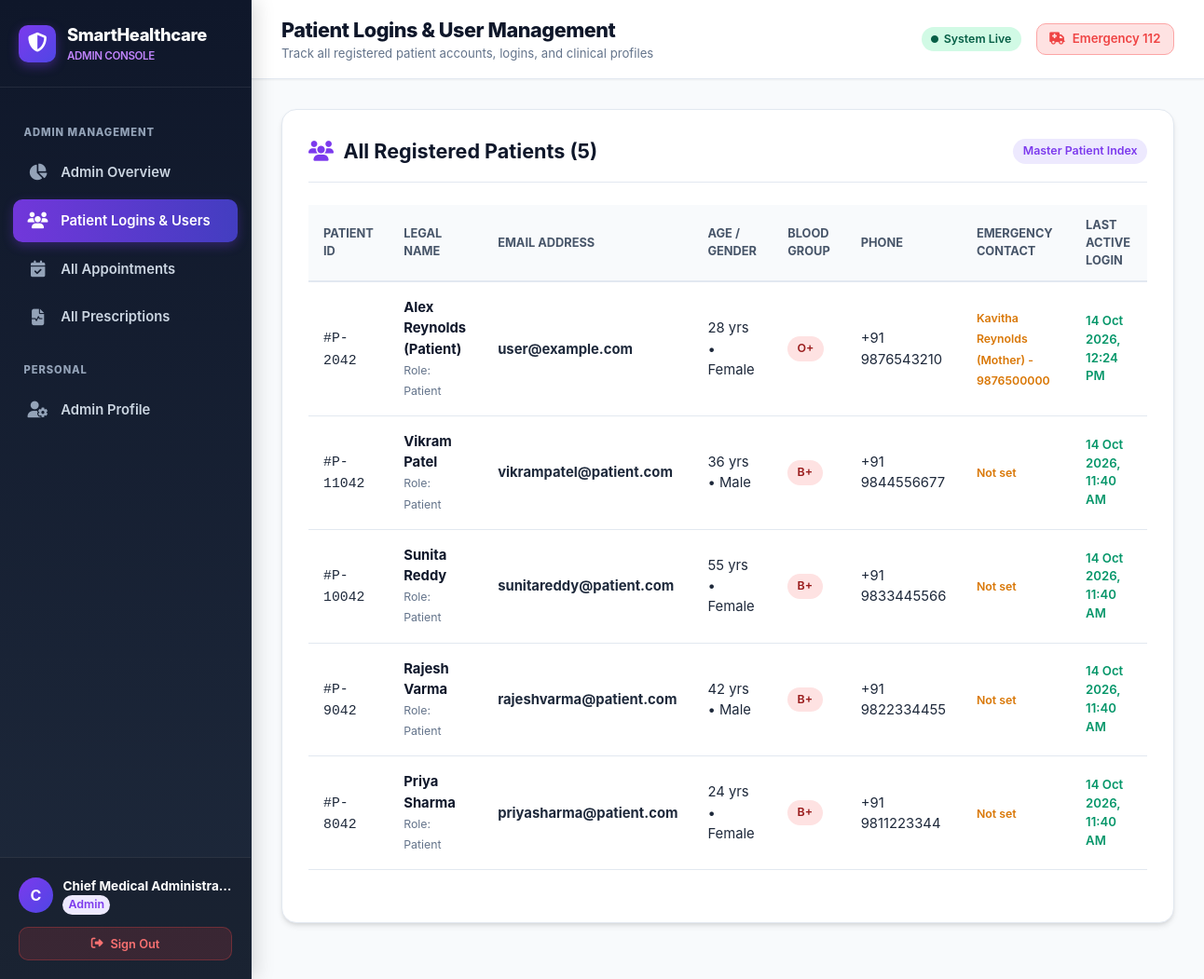
Page /admin/users (signed in) on the committed database.
### models_db.py (models this page shows, shortened)
class User(db.Model):
    __tablename__ = 'users'
    id = db.Column(db.Integer, primary_key=True)
    email = db.Column(db.String(120), unique=True, nullable=False, index=True)
    password_hash = db.Column(db.String(256), nullable=False)
    role = db.Column(db.String(20), default="patient")  # 'patient' or 'admin'
    full_name = db.Column(db.String(100), default="Patient")
    phone = db.Column(db.String(25), default="")
    age = db.Column(db.Integer, default=28)
    gender = db.Column(db.String(20), default="Not specified")
    blood_group = db.Column(db.String(10), default="O+")
    address = db.Column(db.Text, default="")
    emergency_contact = db.Column(db.String(100), default="")
    medical_history = db.Column(db.Text, default="No known chronic allergies")
    specialization = db.Column(db.String(120), default="")
    hospital = db.Column(db.String(150), default="")
    qualifications = db.Column(db.String(150), default="")
    consultation_fee = db.Column(db.String(50), default="")
    created_at = db.Column(db.DateTime, default=datetime.utcnow)
    last_login = db.Column(db.DateTime, default=datetime.utcnow)
    prescriptions = db.relationship('PrescriptionRecord', backref='user', lazy='dynamic', cascade='all, delete-orphan')
    appointments = db.relationship('Appointment', backref='user', lazy='dynamic', cascade='all, delete-orphan')
    @property
    def is_admin(self):
        return self.role == "admin"

### app.py (the view)
@app.route('/admin/users')
@admin_required
def admin_users():
    users = User.query.filter_by(role='patient').order_by(User.last_login.desc()).all()
    return render_template('admin_users.html', users=users)

### app.py (called while the page is built)
@app.context_processor
def inject_user():
    current_user = None
    if 'user_id' in session:
        current_user = User.query.get(session['user_id'])
    return dict(current_user=current_user)

def admin_required(func):
    @wraps(func)
    def wrapper(*args, **kwargs):
        if 'user_id' not in session:
            flash("Please sign in with administrator credentials.", "warning")
            return redirect(url_for('login'))
        user = User.query.get(session['user_id'])
        if not user or not user.is_admin:
            flash("Access denied: Administrator privileges required.", "danger")
            return redirect(url_for('dashboard'))
        return func(*args, **kwargs)
    return wrapper

### templates/admin_users.html (shortened to what this page needs)
{% extends "base.html" %}
{% block header_title %}Patient Logins & User Management{% endblock %}
{% block header_subtitle %}Track all registered patient accounts, logins, and clinical profiles{% endblock %}
{% block content %}
<div class="card">
    <div class="card-header">
        <h3 class="card-title">
            <i class="fa-solid fa-users" style="color: #7c3aed;"></i> All Registered Patients ({{ users|length }})
        </h3>
        <span class="badge badge-admin">Master Patient Index</span>
    </div>
    <div class="table-responsive">
        <table class="rx-med-table">
            <thead>
                <tr>
                    <th>Patient ID</th>
                    <th>Legal Name</th>
                    <th>Email Address</th>
                    <th>Age / Gender</th>
                    <th>Blood Group</th>
                    <th>Phone</th>
                    <th>Emergency Contact</th>
                    <th>Last Active Login</th>
                </tr>
            </thead>
            <tbody>
                {% for u in users %}
                <tr>
                    <td><code>#P-{{ u.id * 1000 + 42 }}</code></td>
                    <td>
                        <div style="font-weight: 700; color: #0f172a;">{{ u.full_name }}</div>
                        <small style="color: #64748b;">Role: {{ u.role|title }}</small>
                    </td>
                    <td><b>{{ u.email }}</b></td>
                    <td>{{ u.age }} yrs • {{ u.gender }}</td>
                    <td>
                        <span class="badge badge-danger">{{ u.blood_group or 'O+' }}</span>
                    </td>
                    <td>{{ u.phone or 'Not provided' }}</td>
                    <td>
                        <small style="color: #d97706; font-weight: 600;">{{ u.emergency_contact or 'Not set' }}</small>
                    </td>
                    <td>
                        <div style="font-size: 0.825rem; font-weight: 600; color: #059669;">
                            {{ u.last_login.strftime('%d %b %Y, %I:%M %p') if u.last_login else 'Active' }}
                        </div>
                    </td>
                </tr>
                {% endfor %}
            </tbody>
        </table>
    </div>
</div>
{% endblock %}

### templates/base.html (shortened to what this page needs)
<!DOCTYPE html>
<html lang="en">
<head>
    <link rel="stylesheet" href="{{ url_for('static', filename='style.css') }}">
    <link rel="stylesheet" href="https://cdnjs.cloudflare.com/ajax/libs/font-awesome/6.4.0/css/all.min.css">
</head>
<body>
<div class="app-wrapper">
    <aside class="left-sidebar">
        <div class="sidebar-header">
            <a href="{% if current_user and current_user.is_admin %}{{ url_for('admin_dashboard') }}{% elif current_user and current_user.is_doctor %}{{ url_for('doctor_dashboard') }}{% else %}{{ url_for('dashboard') }}{% endif %}" class="sidebar-brand">
                <div class="sidebar-icon {% if current_user and current_user.is_admin %}admin-icon{% elif current_user and current_user.is_doctor %}doctor-icon{% endif %}">
                    <i class="fa-solid {% if current_user and current_user.is_admin %}fa-shield-halved{% elif current_user and current_user.is_doctor %}fa-user-doctor{% else %}fa-notes-medical{% endif %}"></i>
                </div>
                <div>
                    <div>SmartHealthcare</div>
                    <div style="font-size: 0.725rem; font-weight: 600; color: {% if current_user and current_user.is_admin %}#c084fc{% elif current_user and current_user.is_doctor %}#22d3ee{% else %}#38bdf8{% endif %};">
                        {% if current_user and current_user.is_admin %}ADMIN CONSOLE{% elif current_user and current_user.is_doctor %}DOCTOR PORTAL{% else %}PATIENT PORTAL{% endif %}
                    </div>
                </div>
            </a>
        </div>
        <div class="sidebar-nav">
            {% if current_user and current_user.is_admin %}
                <div class="sidebar-section-title">Admin Management</div>
                <a href="{{ url_for('admin_dashboard') }}" class="sidebar-item admin-item {% if request.endpoint == 'admin_dashboard' %}active{% endif %}">
                    <i class="fa-solid fa-chart-pie"></i>
                    <span>Admin Overview</span>
                </a>
                <a href="{{ url_for('admin_users') }}" class="sidebar-item admin-item {% if request.endpoint == 'admin_users' %}active{% endif %}">
                    <i class="fa-solid fa-users"></i>
                    <span>Patient Logins & Users</span>
                </a>
                <a href="{{ url_for('admin_appointments') }}" class="sidebar-item admin-item {% if request.endpoint == 'admin_appointments' %}active{% endif %}">
                    <i class="fa-solid fa-calendar-check"></i>
                    <span>All Appointments</span>
                </a>
                <a href="{{ url_for('admin_prescriptions') }}" class="sidebar-item admin-item {% if request.endpoint == 'admin_prescriptions' %}active{% endif %}">
                    <i class="fa-solid fa-file-waveform"></i>
                    <span>All Prescriptions</span>
                </a>
                <div class="sidebar-section-title">Personal</div>
                <a href="{{ url_for('profile') }}" class="sidebar-item {% if request.endpoint == 'profile' %}active{% endif %}">
                    <i class="fa-solid fa-user-gear"></i>
                    <span>Admin Profile</span>
                </a>
            {% endif %}
        </div>
        {% if current_user %}
        <div class="sidebar-footer">
            <div class="sidebar-user-card">
                <div style="display: flex; align-items: center; gap: 0.65rem; min-width: 0;">
                    <div class="sidebar-avatar {% if current_user.is_admin %}admin-avatar{% elif current_user.is_doctor %}doctor-avatar{% endif %}">
                        {{ current_user.full_name[0] if current_user.full_name else 'U' }}
                    </div>
                    <div style="min-width: 0;">
                        <div style="font-size: 0.85rem; font-weight: 700; color: white; white-space: nowrap; overflow: hidden; text-overflow: ellipsis;">
                            {{ current_user.full_name }}
                        </div>
                        <div style="font-size: 0.725rem; color: #94a3b8;">
                            {% if current_user.is_admin %}
                                <span class="badge badge-admin" style="padding: 1px 6px;">Admin</span>
                            {% elif current_user.is_doctor %}
                                <span class="badge badge-doctor" style="padding: 1px 6px;">Doctor</span>
                            {% else %}
                                <span class="badge badge-primary" style="padding: 1px 6px;">{{ current_user.blood_group or 'O+' }}</span>
                            {% endif %}
                        </div>
                    </div>
                </div>
            </div>
            <a href="{{ url_for('logout') }}" class="btn btn-outline" style="width: 100%; padding: 0.45rem; font-size: 0.8rem; background: rgba(239, 68, 68, 0.15); color: #f87171; border-color: rgba(239, 68, 68, 0.3);">
                <i class="fa-solid fa-right-from-bracket"></i> Sign Out
            </a>
        </div>
        {% endif %}
    </aside>
    <div class="app-main">
        <header class="top-header">
            <div class="header-left">
                <h1>{% block header_title %}Smart Healthcare Platform{% endblock %}</h1>
                <p>{% block header_subtitle %}AI Diagnosis, Doctor Consultations & Smart Health Cafe{% endblock %}</p>
            </div>
            <div class="header-right">
                <span class="badge badge-success">
                    <i class="fa-solid fa-circle" style="font-size: 0.5rem;"></i> System Live
                </span>
                <a href="tel:112" class="btn btn-outline" style="color: #ef4444; border-color: #fca5a5; background: #fee2e2; font-size: 0.825rem; padding: 0.4rem 0.85rem;">
                    <i class="fa-solid fa-truck-medical"></i> Emergency 112
                </a>
            </div>
        </header>
        <main class="content-body">
            {% block content %}{% endblock %}
        </main>
    </div>
</div>
</body>
</html>

### rows in the picture
User: full_name "C", full_name "Chief Medical Administra…"
User: id "2042", full_name "Alex Reynolds (Patient)", role "Patient", email "user@example.com", age "28", gender "Female", blood_group "O+", phone "+91 9876543210", emergency_contact "Kavitha Reynolds (Mother) - 9876500000", last_login "14 Oct 2026, 12:24 PM"
User: id "11042", full_name "Vikram Patel", role "Patient", email "vikrampatel@patient.com", age "36", gender "Male", blood_group "B+", phone "+91 9844556677", emergency_contact "Not set", last_login "14 Oct 2026, 11:40 AM"
User: id "10042", full_name "Sunita Reddy", role "Patient", email "sunitareddy@patient.com", age "55", gender "Female", blood_group "B+", phone "+91 9833445566", emergency_contact "Not set", last_login "14 Oct 2026, 11:40 AM"
User: id "9042", full_name "Rajesh Varma", role "Patient", email "rajeshvarma@patient.com", age "42", gender "Male", blood_group "B+", phone "+91 9822334455", emergency_contact "Not set", last_login "14 Oct 2026, 11:40 AM"
User: id "8042", full_name "Priya Sharma", role "Patient", email "priyasharma@patient.com", age "24", gender "Female", blood_group "B+", phone "+91 9811223344", emergency_contact "Not set", last_login "14 Oct 2026, 11:40 AM"

### other values in the picture
{{ users|length }} "5"
